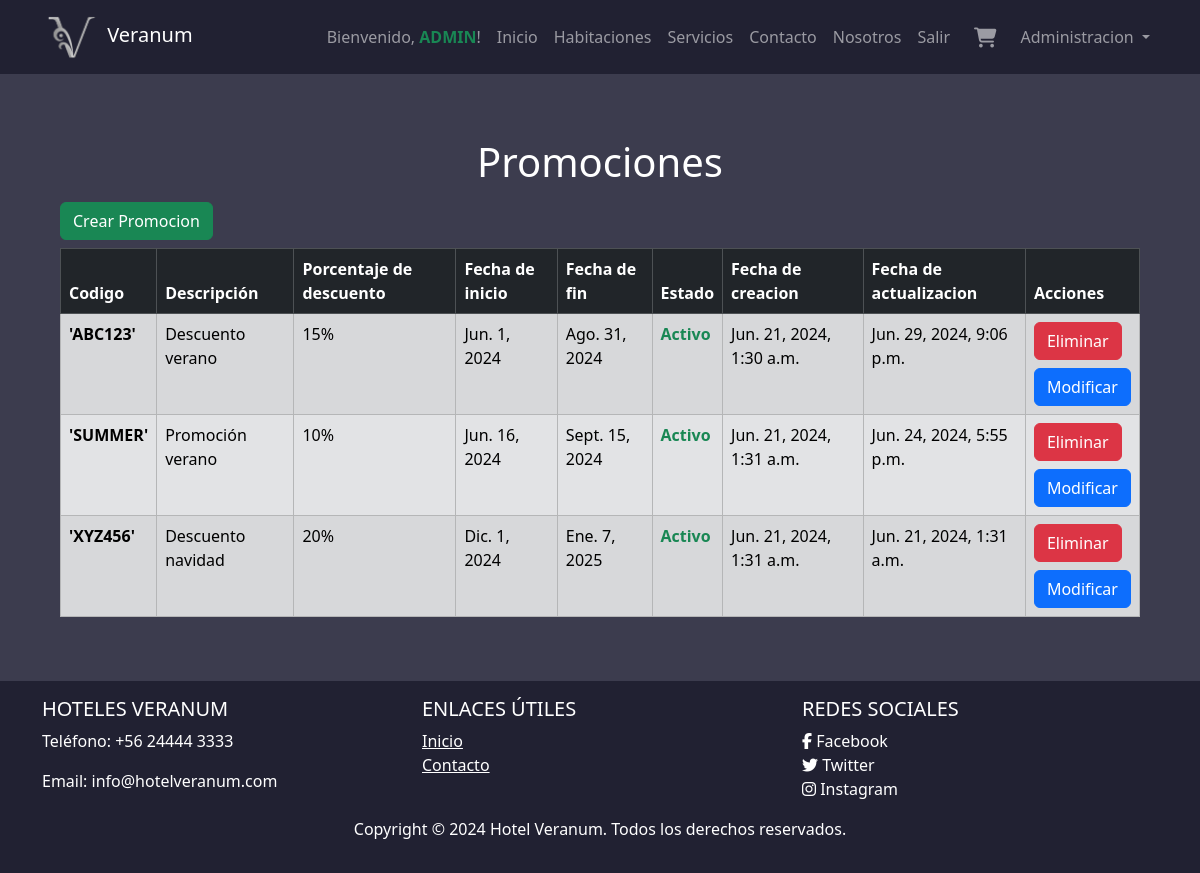
The app's page /promocion/ (signed in) with its own data.
### hotel/models.py (models this page shows, shortened)
class Promocion(models.Model):
    codigo = models.CharField(max_length=20, primary_key=True, verbose_name='Codigo')
    descripcion = models.TextField(blank=True, verbose_name='Descripcion', null=True)
    porcentaje_descuento = models.IntegerField(verbose_name='Porcentaje a Descontar')
    fecha_inicio = models.DateField(verbose_name='Fecha de inicio')
    fecha_fin = models.DateField(verbose_name='Fecha de termino')
    estado = models.BooleanField(default=True, verbose_name='Estado')
    fecha_creacion = models.DateTimeField(auto_now_add=True, verbose_name='Fecha de creacion')
    fecha_actualizacion = models.DateTimeField(auto_now=True, verbose_name='Fecha de actualizacion')
    class Meta:
        db_table = 'Promocion'
        verbose_name = "Promocion"
        verbose_name_plural = "Promociones"
        ordering = ['fecha_fin']

### hotel/views.py (the view)
# urls.py: path('promocion/', views.promocion, name='promocion'),
@login_required
def promocion(request):
    if not request.user.is_staff:
        return redirect('home')
    else:
        promociones = Promocion.objects.all()
        return render(request, 'promocion.html', {'promociones': promociones})

### hotel/context_processor.py (called while the page is built)
def total_carrito(request):
    total = 0
    if request.user.is_authenticated:
        if "carrito" in request.session.keys():
            for key, value in request.session["carrito"].items():
                total += int(value["acumulado"])
    return {"total_carrito": total}

### hotel/templates/promocion.html (shortened to what this page needs)
{% extends 'base.html' %}
{% load static%}
{% block content %}
<div class="m-5">
  <h1 class="text-center mt-3 text-white">Promociones</h1>
  <div class="container mt-3">
    <div class="mb-2">
      <a href="/promocion/crear/"><button class="btn btn-success">Crear Promocion</button></a>
    </div>
    <div class="row justify-content-center">
      <div class="col-lg-12">
        <div class="table-responsive">
          <table class="table table-secondary table-striped table-bordered">
            <thead class="table-dark">
              <tr>
                <th scope="col">Codigo</th>
                <th scope="col">Descripción</th>
                <th scope="col">Porcentaje de descuento</th>
                <th scope="col">Fecha de inicio</th>
                <th scope="col">Fecha de fin</th>
                <th scope="col">Estado</th>
                <th scope="col">Fecha de creacion</th>
                <th scope="col">Fecha de actualizacion</th>
                <th scope="col">Acciones</th>
              </tr>
            </thead>
            <tbody>
              {% for promocion in promociones %}
              <tr>
                <td class="fw-bold">'{{ promocion.codigo }}'</td>
                <td>{{ promocion.descripcion }}</td>
                <td>{{ promocion.porcentaje_descuento }}%</td>
                <td>{{ promocion.fecha_inicio }}</td>
                <td>{{ promocion.fecha_fin }}</td>
                {% if promocion.estado %}
                <td class="text-success fw-semibold">Activo</td>
                {% else %}
                <td class="text-danger fw-semibold">Inactivo</td>
                {% endif %}
                <td>{{ promocion.fecha_creacion }}</td>
                <td>{{ promocion.fecha_actualizacion }}</td>
                <td><form action="{% url 'eliminar_promocion' promocion.codigo %}" method="POST">
                  <button class="btn btn-danger">
                      Eliminar
                  </button>
                </form>
                <a href="{% url 'detalle_promocion' promocion.codigo %}" class="btn btn-primary mt-2">Modificar</a>
                </td>
              </tr>
              {% endfor %}
            </tbody>
          </table>
        </div>
      </div>
    </div>
  </div>
</div>
{% endblock %}

### hotel/templates/base.html (shortened to what this page needs)
{% load static %}
<!DOCTYPE html>
<html lang="es">
<head>
    <link rel="stylesheet" href="{% static 'hotel/css/style.css' %}">
    <link rel="stylesheet" href="https://cdnjs.cloudflare.com/ajax/libs/font-awesome/5.15.4/css/all.min.css">
    <link rel="stylesheet" href="https://cdn.jsdelivr.net/npm/bootstrap@5.3.3/dist/css/bootstrap.min.css">
</head>
<body class="fondo">
    <nav class="navbar navbar-expand-lg navbar-dark color1">
        <div class="container">
            <a class="navbar-brand" href="/"><img src="{% static 'hotel/img/Logo-Veranum3.png' %}" alt="" width="60" height="48" class="d-inline-block align-text-center"> Veranum</a>
            <div class="collapse navbar-collapse " id="navbarNavDropdown">
                <ul class="navbar-nav ms-auto">
                    {% if user.is_authenticated %}
                        <li class="nav-item">
                            {% if request.user.is_superuser %}
                                <span class="nav-link fw-light">Bienvenido, <span
                                        class="text-success fw-semibold text-uppercase">{{ user.username }}</span>!</span>
                            {% elif request.user.is_staff %}
                                <span class="nav-link fw-light">Bienvenido, <span
                                        class="text-primary fw-semibold text-uppercase">{{ user.username }}</span>!</span>
                            {% else %}
                                <span class="nav-link fw-light">Bienvenido, <span
                                        class="text-white fw-semibold text-uppercase">{{ user.username }}</span>!</span>
                            {% endif %}
                        </li>
                    {% endif %}
                    <li>
                        <a class="nav-link" href="{% url 'home' %}">Inicio</a>
                    </li>
                    <li>
                        <a class="nav-link" href="">Habitaciones</a>
                    </li>
                    <li>
                        <a class="nav-link" href="{% url 'servicioCl' %}">Servicios</a>
                    </li>
                    <li>
                        <a class="nav-link" href="">Contacto</a>
                    </li>
                    <li>
                        <a class="nav-link" href="">Nosotros</a>
                    </li>
                    {% if user.is_authenticated %}
                        <li class="nav-item">
                            <a class="nav-link" href="/logout">Salir</a>
                        </li>
                        <div class="mx-2">
                            <a class="nav-link active" aria-current="page" href="{% url 'carrito' %}">
                                <i class="fa-solid fa-cart-shopping fa-lg" style="color: #9b9ba3;"></i>
                            </a>
                        </div>
                        {% if request.user.is_staff %}
                            <li class="nav-item dropdown">
                                <a class="nav-link dropdown-toggle" href="#" role="button" data-bs-toggle="dropdown"
                                    aria-expanded="false">
                                    Administracion
                                </a>
                            </li>
                        {% endif %}
                    {% endif %}
                </ul>
            </div>
        </div>
    </nav>
    {% block content %}
    {% endblock %}
    <footer class="footer py-3 text-white color1">
        <div class="container">
            <div class="row">
                <div class="col-md-4">
                    <h5 class="text-uppercase">Hoteles Veranum</h5>
                    <p>Teléfono: +56 24444 3333</p>
                    <p>Email: info@hotelveranum.com</p>
                </div>
                <div class="col-md-4">
                    <h5 class="text-uppercase">Enlaces útiles</h5>
                    <ul class="list-unstyled">
                        <li><a href="{% url 'home' %}" class="text-white">Inicio</a></li>
                        <li><a href="#" class="text-white">Contacto</a></li>
                    </ul>
                </div>
                <div class="col-md-4">
                    <h5 class="text-uppercase">Redes sociales</h5>
                    <ul class="list-unstyled">
                        <li><a href="#" class="text-white" style="text-decoration: none;"><i class="fab fa-facebook-f"></i> Facebook</a></li>
                        <li><a href="#" class="text-white" style="text-decoration: none;"><i class="fab fa-twitter"></i> Twitter</a></li>
                        <li><a href="#" class="text-white" style="text-decoration: none;"><i class="fab fa-instagram"></i> Instagram</a></li>
                    </ul>
                </div>
            </div>
            <p class="text-center text-white">Copyright &copy; 2024 Hotel Veranum. Todos los derechos reservados.
            </p>
        </div>
    </footer>
</body>
</html>

### hotel/static/hotel/css/style.css (style rules this page uses)
body { display: flex; flex-direction: column; min-height: 100vh; }
footer { margin-top: auto; justify-content: end; bottom: 0; width: auto; }
.fondo { background-color: #3C3C4E; }
.color1 { background-color: #212132; }

### records on screen
Promocion: codigo "ABC123", descripcion "Descuento verano", porcentaje_descuento "15", fecha_inicio "Jun. 1, 2024", fecha_fin "Ago. 31, 2024", estado "Activo", fecha_creacion "Jun. 21, 2024, 1:30 a.m.", fecha_actualizacion "Jun. 29, 2024, 9:06 p.m."
Promocion: codigo "SUMMER", descripcion "Promoción verano", porcentaje_descuento "10", fecha_inicio "Jun. 16, 2024", fecha_fin "Sept. 15, 2024", estado "Activo", fecha_creacion "Jun. 21, 2024, 1:31 a.m.", fecha_actualizacion "Jun. 24, 2024, 5:55 p.m."
Promocion: codigo "XYZ456", descripcion "Descuento navidad", porcentaje_descuento "20", fecha_inicio "Dic. 1, 2024", fecha_fin "Ene. 7, 2025", estado "Activo", fecha_creacion "Jun. 21, 2024, 1:31 a.m.", fecha_actualizacion "Jun. 21, 2024, 1:31 a.m."

### other values on screen
{{ user.username }} "ADMIN"
